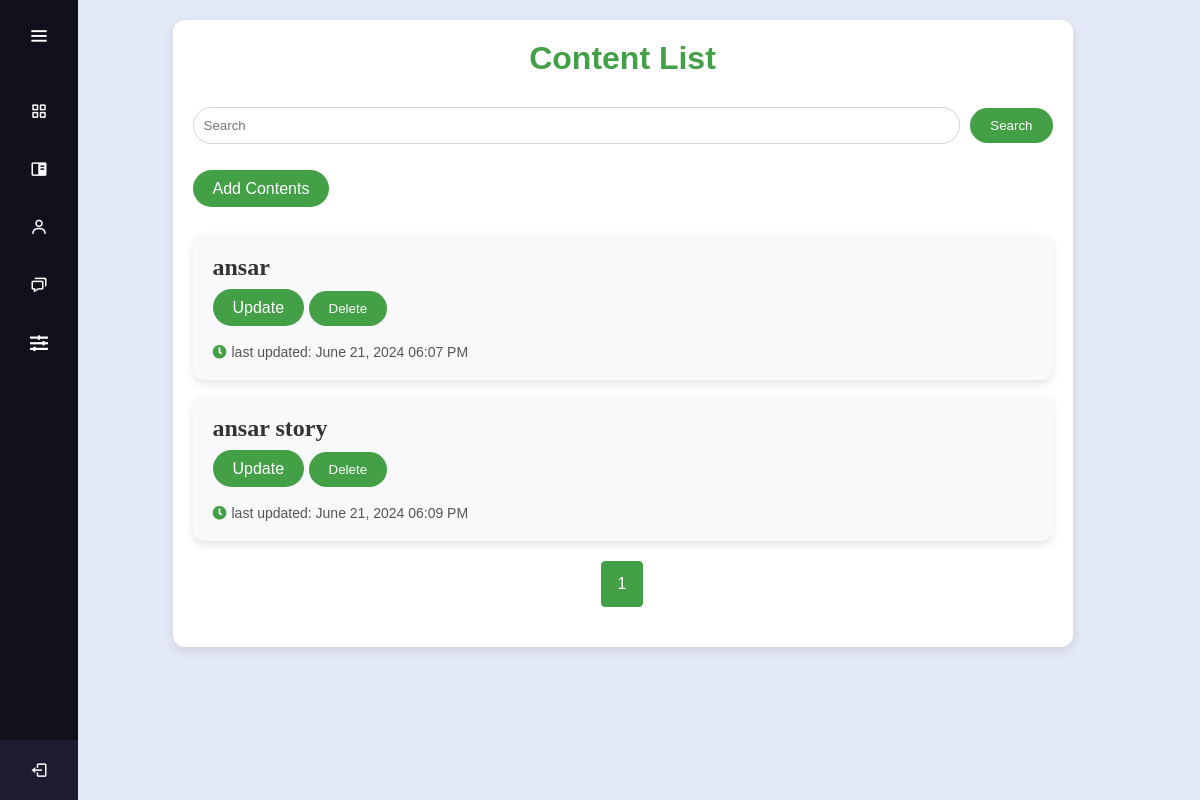
/content/ (signed in), run on the app's committed database.
### content/models.py (models this page shows)
class Content(models.Model):
    user = models.ForeignKey(User, on_delete=models.CASCADE)
    title = models.CharField(max_length=200)
    last_updated = models.DateTimeField(default=timezone.now)
    created_at = models.DateTimeField(default=timezone.now)

### content/views.py (the view)
# urls.py: path("content/", views.index, name='index'),
def index(request):
    search_query = request.GET.get('search', '')
    if request.user.is_authenticated:
        if search_query:
            contents = Content.objects.filter(user=request.user, title__icontains=search_query)
        else:
            contents = Content.objects.filter(user=request.user)
    else:
        contents = Content.objects.none()  # Return an empty queryset if the user is not authenticated
    paginator = Paginator(contents, 5)  # Show 5 contents per page
    page_number = request.GET.get('page')
    page_obj = paginator.get_page(page_number)
    return render(request, 'index.html', {'contents': page_obj})

### content/templates/index.html (shortened to what this page needs)
{% load static %}
<!DOCTYPE html>
<html lang="en" dir="ltr">
<head>
    <link rel="stylesheet" href="{% static 'css/styles.css' %}">
    <link href='https://unpkg.com/boxicons@2.0.7/css/boxicons.min.css' rel='stylesheet'>
</head>
<body style="padding-left: 45px;">
    <div class="sidebar">
        {% include 'menu.html' %}
    </div>
    <div>
            <div class="container">
            <h1 class="mt-5">Content List</h1>
            <div class="d-flex justify-content-between my-3">
                <form method="GET" class="form-inline">
                    <input type="text" name="search" class="form-control mr-sm-2" placeholder="Search"
                        value="{{ request.GET.search }}">
                    <button type="submit" class="btn btn-outline-success">Search</button>
                </form><br><br>
                <a href="{% url 'content_create' %}" class="btn btn-primary">Add Contents</a>
            </div><br><br>
            <div class="list-group">
                {% for content in contents %}
                <div class="list-group-item">
                    <h4 class="content-title">
                        <a href="{% url 'content_detail' content.id %}" class="content-title">{{ content.title }}</a>
                    </h4>
                    <div class="mt-3">
                        <a href="{% url 'content_update' content.id %}" class="btn btn-primary">Update</a>
                        <form method="post" action="{% url 'content_delete' content.id %}" style="display:inline;">
                            <button type="submit" class="btn btn-primary">Delete</button>
                        </form><br><br>
                    </div>
                    <div class="last-updated mt-3">
                        <i class="fas fa-clock"></i>
                        last updated: {{ content.last_updated|date:"F d, Y h:i A" }}
                    </div>
                </div>
                {% endfor %}
            </div>
            <nav aria-label="Page navigation">
                <ul class="pagination justify-content-center my-3">
                    {% for i in contents.paginator.page_range %}
                    {% if contents.number == i %}
                    <li class="page-item active"><span class="page-link">{{ i }}</span></li>
                    {% elif i > contents.number|add:'-3' and i < contents.number|add:'3' %} <li class="page-item"><a
                            class="page-link" href="?page={{ i }}">{{ i }}</a></li>
                        {% endif %}
                        {% endfor %}
                </ul>
            </nav>
        </div>
    </div>
</body>
</html>

### content/static/css/styles.css (style rules this page uses)
h1 { margin-bottom: 30px; color: #43A047; text-align: center; font-weight: bold; animation: slideInDown 0.5s ease-out; }
.container { background: #ffffff; padding: 20px; box-shadow: 0 4px 12px rgba(0, 0, 0, 0.1); border-radius: 12px; max-width: 900px; margin: auto; }
.form-inline { display: flex; justify-content: flex-start; align-items: center; gap: 10px; }
.form-inline input { flex: 1; padding: 10px; border-radius: 20px; border: 1px solid #ced4da; transition: all 0.3s ease-in-out; }
.form-inline button { background-color: #43A047; color: #ffffff; border: none; padding: 10px 20px; border-radius: 20px; cursor: pointer; transition: background-color 0.3s ease; }
.btn-primary, .btn-warning, .btn-danger { background-color: #43A047; color: #ffffff; border: none; padding: 10px 20px; border-radius: 20px; cursor: pointer; transition: background-color 0.3s ease; text-decoration: none; }
.list-group-item { background-color: #f8f9fa; margin-bottom: 15px; padding: 20px; border-radius: 12px; box-shadow: 0 4px 8px rgba(0, 0, 0, 0.1); transition: transform 0.3s ease, box-shadow 0.3s ease; }
.list-group-item h4 { margin-bottom: 10px; color: #333; font-weight: bold; transition: color 0.3s ease; }
.pagination { display: flex; flex-wrap: wrap; justify-content: center; padding-left: 0; list-style: none; border-radius: 0.25rem; margin: 20px 0; }
.page-item { margin: 0 5px; }
.page-link { position: relative; display: block; padding: 0.75rem 1rem; margin-left: -1px; line-height: 1.25; color: #43A047; background-color: #fff; border: 1px solid #dee2e6; border-radius: 0.25rem; transition: all 0.3s; animation: slideIn 0.5s; }
.page-item.active .page-link { z-index: 1; color: #fff; background-color: #43A047; border-color: #43A047; }
h4 a { color: black; text-decoration: none; transition: color 0.3s ease; font-size: 22px; font-family: Georgia, 'Times New Roman', Times, serif; font-weight: bold; }
.content-title { font-size: 24px; font-weight: bold; color: #333; text-decoration: none; transition: color 0.3s ease; display: flex; justify-content: space-between; align-items: center; }
.last-updated { font-size: 14px; color: #555; display: flex; align-items: center; }
.last-updated i { margin-right: 5px; color: #43A047; }
* { margin: 0; padding: 0; box-sizing: border-box; font-family: "Poppins" , sans-serif; }
.sidebar { position: fixed; left: 0; top: 0; height: 100%; width: 78px; background: #11101D; padding: 6px 14px; z-index: 99; transition: all 0.5s ease; }

### content/templates/index.html (style rules this page uses)
body { font-family: 'Arial', sans-serif; background-color: #E4E9F7; color: #333; padding-top: 20px; animation: fadeIn 1s ease-in-out; }

### data on the page
Content: title "ansar", last_updated "June 21, 2024 06:07 PM"
Content: title "ansar story", last_updated "June 21, 2024 06:09 PM"

### other printed values
{{ i }} "1"
